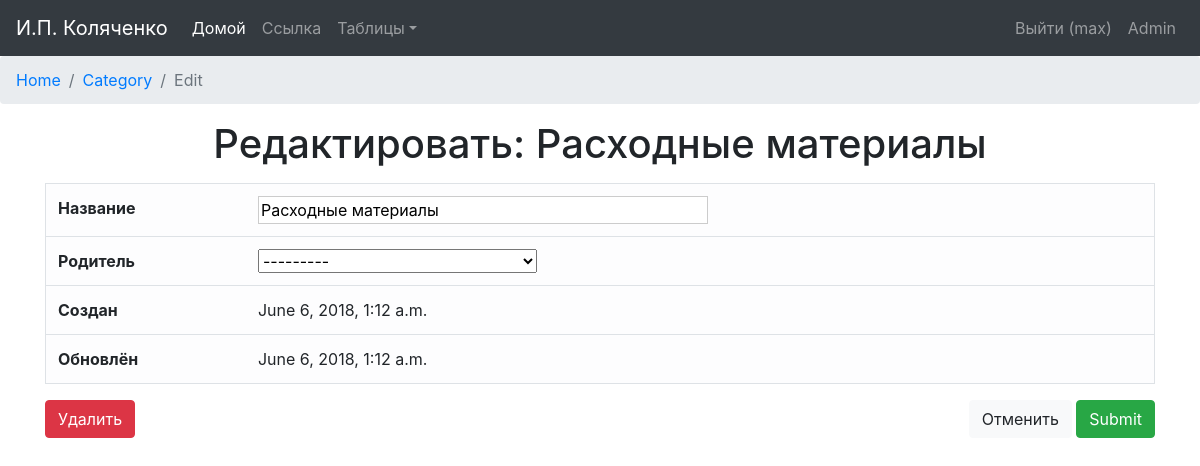
/category/edit/10 (signed in), run on the app's committed database.
### orders/models.py (models this page shows, shortened)
class Category(models.Model):
    cat_name = models.CharField('Название', max_length=32)
    cat_parent = models.ForeignKey('self', blank=True, null=True, default=None)
    cat_alt_id = models.DecimalField('Индекс', max_digits=4, decimal_places=0, default=0)
    cat_alt_name = models.CharField('Имя родителя', max_length=32, blank=True, null=True, default=None)
    is_active = models.BooleanField('Активен', default=True)
    created = models.DateTimeField('Создан', auto_now_add=True, auto_now=False)
    updated = models.DateTimeField('Последнее обновление', auto_now_add=False, auto_now=True)
    def __str__(self):
        return "%s" % self.cat_name
    class Meta:
        verbose_name = 'Категория'
        verbose_name_plural = 'Категории'
        ordering = ["cat_alt_id", "cat_alt_name"]

### orders/views.py (the view, shortened to what this page needs)
# urls.py: url(r'^category/edit/(?P<category_id>[\w-]+)$', views.category_edit, name='category_edit'),
@login_required
def category_edit(request, category_id):
    category = Category.objects.get(id=category_id)
    form = CategoryForm(instance=category)
    return render(request, "Category/category_edit.html", locals())

### orders/forms.py
class CategoryForm(ModelForm):
    cat_parent = forms.ModelChoiceField(queryset=Category.objects.filter(is_active=True))
    class Meta:
        model = Category
        fields = ["cat_name", "cat_parent"]

### orders/context_processors.py (called while the page is built)
def getting_username(request):
    username = auth.get_user(request).username
    return locals()

### templates/Category/category_edit.html (shortened to what this page needs)
{% extends "base.html" %}
{% block content %}
    <nav aria-label="breadcrumb">
        <ol class="breadcrumb">
            <li class="breadcrumb-item"><a href="{% url "home_page" %}">Home</a></li>
            <li class="breadcrumb-item"><a href="{% url "category_out" %}">Category</a></li>
            <li class="breadcrumb-item active" aria-current="page">Edit</li>
        </ol>
    </nav>
    <div class="container">
        <h1>Редактировать: {{ category }}</h1>
    </div>
    <div class="container">
        <form action="" method="post">
            <table class="table table-light border" align="center">
                <tr>
                    <th>Название</th>
                    <td>{{ form.cat_name }}</td>
                </tr>
                <tr>
                    <th>Родитель</th>
                    <td>{{ form.cat_parent }}</td>
                </tr>
                <tr>
                    <th>Создан</th>
                    <td>{{ category.created }}</td>
                </tr>
                <tr>
                    <th>Обновлён</th>
                    <td>{{ category.updated }}</td>
                </tr>
            </table>
            <div class="row">
                <div class="col"><a href="{% url "category_delete" category.id %}"><input type="button"
                                                                                          class="btn btn-danger"
                                                                                          value="Удалить"></a>
                </div>
                <div class="col" align="right"><a href="../../../category"><input type="button"
                                                                                  class="btn btn-light"
                                                                                  value="Отменить"></a>
                    <a href="../../../category"><input type="submit" class="btn btn-success"></a></div>
            </div>
        </form>
    </div>
{% endblock content %}

### templates/navbar.html (shortened to what this page needs)
{% load static %}
<nav class="navbar navbar-expand-lg navbar-dark bg-dark">
    <a class="navbar-brand" href="{% url "home_page" %}">И.П. Коляченко</a>
    <div class="collapse navbar-collapse" id="navbarsExample05">
        <ul class="navbar-nav mr-auto">
            <li class="nav-item active">
                <a class="nav-link" href="{% url "home_page" %}">Домой <span class="sr-only">(current)</span></a>
            </li>
            <li class="nav-item">
                <a class="nav-link" href="#">Ссылка</a>
            </li>
            <li class="nav-item dropdown">
                <a class="nav-link dropdown-toggle" href="http://example.com" id="dropdown05" data-toggle="dropdown"
                   aria-haspopup="true" aria-expanded="false">Таблицы</a>
            </li>
        </ul>
        <form class="form-inline my-2 my-md-0">
            <ul class="nav navbar-nav navbar-right">
                {% if username %}
                    <li class="nav-item nav-top-item">
                        <a class="nav-link nav-top-link" href="{% url "logout" %}">
                            Выйти ({{ username }})</a>
                    </li>
                    <li class="nav-item nav-top-item">
                        <a class="nav-link nav-top-link" href="admin/">
                            Admin</a>
                    </li>
                {% else %}
                    <li class="nav-item nav-top-item">
                        <a class="nav-link nav-top-link" href="{% url "login" %}">
                            <i class="fa fa-sign-in" aria-hidden="true"></i> Войти</a>
                    </li>
                {% endif %}
            </ul>
        </form>
    </div>
</nav>

### static/static_dev/css/main.css (style rules this page uses)
input[type="text"] { max-width: 450px; width: 450px; border: 1px solid #cccccc; //цвет рамки border-radius: 3px; //закругление углов (общее) -webkit-border-radius: 3px; //закругление углов (Google Chrome) -moz-border-radius: 3px; //закругление углов (FireFox) -khtml-border-radius: 3px; //закругление углов (Safari) background: #ffffff !important; // желательно прописывать, так как в Chrome при сохранных данных оно может быть желтым outline: none; // удаляет обводку в браузерах хром(желтая) и сафари(синяя) height: 24px; // высота на свое усмотрение min-width: 50px; // ширина на свое усмотрение color: #cccccc; //цвет шрифта в обычном состоянии font-size: 11px; // Размер шрифта font-family: Tahoma; // Стиль шрифта }

### static/static_dev/css/base.css (style rules this page uses)
html, body { height: 100%; max-height: 100%; }
h1 { margin-top: 15px; margin-bottom: 15px; text-align: center; }

### data on the page
Category: cat_name "Расходные материалы", cat_parent "---------", created "June 6, 2018, 1:12 a.m.", updated "June 6, 2018, 1:12 a.m."

### other printed values
{{ username }} "max"
